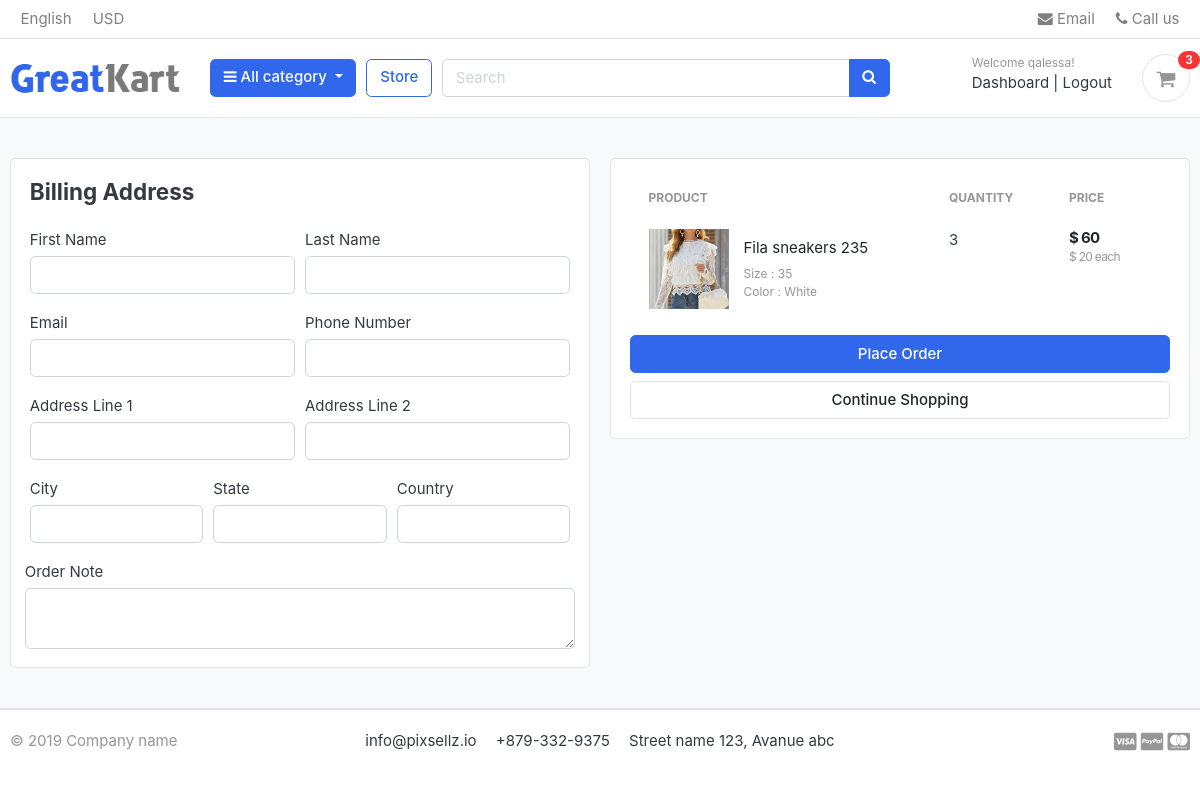
Page /cart/checkout/ (signed in) on the committed database.
### accounts/models.py (models this page shows, shortened)
class Account(AbstractBaseUser):
    first_name      = models.CharField(max_length=50)
    last_name       = models.CharField(max_length=50)
    username        = models.CharField(max_length=50, unique=True)
    email           = models.EmailField(max_length=100, unique=True)
    phone_number    = models.CharField(max_length=50)
    date_joined     = models.DateTimeField(auto_now_add=True)
    last_login      = models.DateTimeField(auto_now_add=True)
    is_admin        = models.BooleanField(default=False)
    is_staff        = models.BooleanField(default=False)
    is_active        = models.BooleanField(default=False)
    is_superadmin        = models.BooleanField(default=False)
    USERNAME_FIELD = 'email'
    REQUIRED_FIELDS = ['username', 'first_name', 'last_name']
    objects = MyAccountManager()

### carts/models.py (models this page shows, shortened)
class CartItem(models.Model):
    user = models.ForeignKey(Account, on_delete=models.CASCADE, null=True)
    product = models.ForeignKey(Product, on_delete=models.CASCADE)
    variations = models.ManyToManyField(Variation, blank=True)
    cart    = models.ForeignKey(Cart, on_delete=models.CASCADE, null=True)
    quantity = models.IntegerField()
    is_active = models.BooleanField(default=True)
    def sub_total(self):
        return self.product.price * self.quantity

### store/models.py (models this page shows, shortened)
class Product(models.Model):
    product_name    = models.CharField(max_length=200, unique=True)
    slug            = models.SlugField(max_length=200, unique=True)
    description     = models.TextField(max_length=500, blank=True)
    price           = models.IntegerField()
    images          = models.ImageField(upload_to='photos/products')
    stock           = models.IntegerField()
    is_available    = models.BooleanField(default=True)
    category        = models.ForeignKey(Category, on_delete=models.CASCADE)
    created_date    = models.DateTimeField(auto_now_add=True)
    modified_date   = models.DateTimeField(auto_now=True)
    def get_url(self):
        return reverse('product_detail', args=[self.category.slug, self.slug])

class Variation(models.Model):
    product = models.ForeignKey(Product, on_delete=models.CASCADE)
    variation_category = models.CharField(max_length=100, choices=variation_category_choice)
    variation_value     = models.CharField(max_length=100)
    is_active           = models.BooleanField(default=True)
    created_date        = models.DateTimeField(auto_now=True)
    objects = VariationManager()

### carts/views.py (the view)
# urls.py: path('checkout/', views.checkout, name='checkout'),
@login_required(login_url='login')
def checkout(request, total=0, quantity=0, cart_items=None):
    try:
        tax = 0
        grand_total = 0
        if request.user.is_authenticated:
            cart_items = CartItem.objects.filter(user=request.user, is_active=True)
        else:
            cart = Cart.objects.get(cart_id=_cart_id(request))
            cart_items = CartItem.objects.filter(cart=cart, is_active=True)
        for cart_item in cart_items:
            total += (cart_item.product.price * cart_item.quantity)
            quantity += cart_item.quantity
        tax = (2 * total)/100
        grand_total = total + tax
    except ObjectDoesNotExist:
        pass #just ignore
    context = {
        'total': total,
        'quantity': quantity,
        'cart_items': cart_items,
        'tax'       : tax,
        'grand_total': grand_total,
    }
    return render(request, 'store/checkout.html', context)

### carts/context_processors.py (called while the page is built)
def counter(request):
    cart_count = 0
    if 'admin' in request.path:
        return {}
    else:
        try:
            cart = Cart.objects.filter(cart_id=_cart_id(request))
            if request.user.is_authenticated:
                cart_items = CartItem.objects.all().filter(user=request.user)
            else:
                cart_items = CartItem.objects.all().filter(cart=cart[:1])
            for cart_item in cart_items:
                cart_count += cart_item.quantity
        except Cart.DoesNotExist:
            cart_count = 0
    return dict(cart_count=cart_count)

### carts/views.py (called while the page is built)
def _cart_id(request):
    cart = request.session.session_key
    if not cart:
        cart = request.session.create()
    return cart

### category/context_processors.py (called while the page is built)
def menu_links(request):
    links = Category.objects.all()
    return dict(links=links)

### category/models.py (called while the page is built)
    def get_url(self):
            return reverse('products_by_category', args=[self.slug])

### templates/store/checkout.html (shortened to what this page needs)
{% extends 'base.html' %}
{% load static %}
{% block content %}
<section class="section-content padding-y bg">
<div class="container">
<div class="row">
	<aside class="col-lg-6">
<div class="card">
  <div class="card-body">
    <h4 class="card-title mb-4">Billing Address</h4>
    <form action="{% url 'place_order' %}" method="POST">
      <div class="form-row">
        <div class="col form-group">
          <label for="">First Name</label>
          <input type="text" name="first_name" class="form-control" required>
        </div>
        <div class="col form-group">
          <label for="">Last Name</label>
          <input type="text" name="last_name" class="form-control" required>
        </div>
      </div>
      <div class="form-row">
        <div class="col form-group">
          <label for="">Email</label>
          <input type="email" name="email" class="form-control" required>
        </div>
        <div class="col form-group">
          <label for="">Phone Number</label>
          <input type="text" name="phone" class="form-control" required>
        </div>
      </div>
      <div class="form-row">
        <div class="col form-group">
          <label for="">Address Line 1</label>
          <input type="text" name="address_line_1" class="form-control" required>
        </div>
        <div class="col form-group">
          <label for="">Address Line 2</label>
          <input type="text" name="address_line_2" class="form-control">
        </div>
      </div>
      <div class="form-row">
        <div class="col form-group">
          <label for="">City</label>
          <input type="text" name="city" class="form-control" required>
        </div>
        <div class="col form-group">
          <label for="">State</label>
          <input type="text" name="state" class="form-control" required>
        </div>
        <div class="col form-group">
          <label for="">Country</label>
          <input type="text" name="country" class="form-control" required>
        </div>
        </div>
        <div class="form-row">
          <label for="">Order Note</label>
          <textarea name="order_note" rows="2" class="form-control"></textarea>
        </div>
  </div>
</div>
	</aside>
	<aside class="col-lg-6">
		<div class="card">
		<div class="card-body">
      <table class="table table-borderless table-shopping-cart">
      <thead class="text-muted">
      <tr class="small text-uppercase">
        <th scope="col">Product</th>
        <th scope="col" width="120">Quantity</th>
        <th scope="col" width="120">Price</th>
      </tr>
      </thead>
      <tbody>
      {% for cart_item in cart_items %}
      <tr>
      	<td>
      		<figure class="itemside align-items-center">
      			<div class="aside"><img src="{{ cart_item.product.images.url }}" class="img-sm"></div>
      			<figcaption class="info">
      				<a href="{{ cart_item.product.get_url }}" class="title text-dark">{{ cart_item.product.product_name }}</a>
      				<p class="text-muted small">
      					{% if cart_item.variations.all %}
      						{% for item in cart_item.variations.all %}
      							{{ item.variation_category | capfirst }} : {{ item.variation_value | capfirst }} <br>
      						{% endfor %}
      					{% endif %}
      				</p>
      			</figcaption>
      		</figure>
      	</td>
      	<td>
      				<label for="">{{cart_item.quantity}}</label>
      	</td>
      	<td>
      		<div class="price-wrap">
      			<var class="price">$ {{ cart_item.sub_total }}</var>
      			<small class="text-muted"> $ {{ cart_item.product.price }} each </small>
      		</div>
      	</td>
      </tr>
      {% endfor %}
      </tbody>
      </table>
      <button type="submit" name="submit" class="btn btn-primary btn-block">Place Order</button>
			<a href="{% url 'store' %}" class="btn btn-light btn-block">Continue Shopping</a>
		</div>
		</div>
</aside>
</div>
</div>
</section>
{% endblock %}

### templates/includes/navbar.html (shortened to what this page needs)
{% load static %}
<header class="section-header">
<nav class="navbar p-md-0 navbar-expand-sm navbar-light border-bottom">
<div class="container">
  <div class="collapse navbar-collapse" id="navbarTop4">
    <ul class="navbar-nav mr-auto">
      <li class="nav-item dropdown">
      <a href="#" class="nav-link">   English </a>
    </li>
    <li class="nav-item dropdown">
      <a href="#" class="nav-link"> USD </a>
    </li>
    </ul>
    <ul class="navbar-nav">
    <li><a href="#" class="nav-link"> <i class="fa fa-envelope"></i> Email </a></li>
    <li><a href="#" class="nav-link"> <i class="fa fa-phone"></i> Call us </a></li>
  </ul>
  </div>
</div>
</nav>
<section class="header-main border-bottom">
  <div class="container">
<div class="row align-items-center">
  <div class="col-lg-2 col-md-3 col-6">
    <a href="{% url 'home' %}" class="brand-wrap">
      <img class="logo" src="{% static './images/logo.png' %}">
    </a>
  </div>
  <div class="col-lg col-sm col-md col-6 flex-grow-0">
    <div class="category-wrap dropdown d-inline-block float-right">
      <button type="button" class="btn btn-primary dropdown-toggle" data-toggle="dropdown">
        <i class="fa fa-bars"></i> All category
      </button>
    </div>
  </div>
  <a href="{% url 'store' %}" class="btn btn-outline-primary">Store</a>
  <div class="col-lg  col-md-6 col-sm-12 col">
    <form action="{% url 'search' %}" class="search" method='GET'>
      <div class="input-group w-100">
          <input type="text" class="form-control" style="width:60%;" placeholder="Search" name="keyword">
          <div class="input-group-append">
            <button class="btn btn-primary" type="submit">
              <i class="fa fa-search"></i>
            </button>
          </div>
        </div>
    </form>
  </div>
  <div class="col-lg-3 col-sm-6 col-8 order-2 order-lg-3">
        <div class="d-flex justify-content-end mb-3 mb-lg-0">
          {% if user.id is None %}
          <div class="widget-header">
            <small class="title text-muted">Welcome guest!</small>
            <div>
              <a href="{% url 'login' %}">Sign in</a> <span class="dark-transp"> | </span>
              <a href="{% url 'register' %}"> Register</a>
            </div>
          </div>
          {% else %}
          <div class="widget-header">
            <small class="title text-muted">Welcome {{user.first_name}}!</small>
            <div>
              <a href="{% url 'dashboard' %}">Dashboard</a> <span class="dark-transp"> | </span>
              <a href="{% url 'logout' %}"> Logout</a>
            </div>
          </div>
          {% endif %}
          <a href="{% url 'cart' %}" class="widget-header pl-3 ml-3">
            <div class="icon icon-sm rounded-circle border"><i class="fa fa-shopping-cart"></i></div>
            <span class="badge badge-pill badge-danger notify">{{cart_count}}</span>
          </a>
        </div>
      </div>
</div>
  </div>
</section>
</header>

### static/css/ui.css (style rules this page uses)
html { font-family: "Inter", sans-serif; font-size: 15px; }
.price-wrap { letter-spacing: -0.7px; }
.icon-xs, .icon-sm, .icon-md, .icon-lg { display: inline-block; text-align: center; flex-shrink: 0; flex-grow: 0; }
.icon-sm { width: 48px; height: 48px; line-height: 48px !important; font-size: 20px; }
.img-xs, .img-sm, .img-md, .img-lg { -o-object-fit: cover; object-fit: cover; flex-shrink: 0; flex-grow: 0; }
.img-sm { width: 80px; height: 80px; }
.padding-y { padding-top: 40px; padding-bottom: 40px; }
var { font-style: normal; }
figure { margin-bottom: 0; }
article:after, .form-group:after { display: block; clear: both; content: ""; }
.bg { background-color: #f8f9fa; }
p:last-child { margin-bottom: 0; }
.header-main { position: relative; padding-top: 1rem; padding-bottom: 1rem; }
.brand-wrap .logo, .navbar-brand .logo { margin-right: 7px; max-height: 42px; display: inline-block; }
.widget-header { display: inline-block; vertical-align: middle; position: relative; }
.widget-header a { color: #343a40; }
.widget-header i { color: #969696; }
.widget-header .title { display: block; }
.widget-header .notify { position: absolute; top: -3px; right: -10px; }
.btn-light { background-color: #fff; border-color: #e4e4e4; }
.itemside { position: relative; display: flex; width: 100%; }
.itemside .aside { position: relative; flex-shrink: 0; }
.itemside .info { padding-left: 15px; padding-right: 7px; }
.itemside p { margin-bottom: 0; }
.itemside .title { display: block; margin-bottom: 5px; color: #212529; }
.notify { position: absolute; top: -4px; right: -10px; display: inline-block; padding: 0.25em 0.6em; font-size: 12px; line-height: 1; text-align: center; border-radius: 3rem; color: #fff; background-color: #fa3434; }
.price { font-weight: 600; color: #212529; }
.table-shopping-cart.table td, .table-shopping-cart.table th { padding-left: 1.25rem; padding-right: 1.25rem; }
.table-shopping-cart .price-wrap { line-height: 1.2; }
.table-shopping-cart .price { font-weight: bold; margin-right: 5px; display: block; }

### rows in the picture
Account: first_name "qalessa"
CartItem: product.images (picture), product.product_name "Fila sneakers 235", quantity "3", sub_total "60", product.price "20"
Variation: variation_category "Size", variation_value "35"
Variation: variation_category "Color", variation_value "White"

### other values in the picture
{{ cart_count }} "3"
